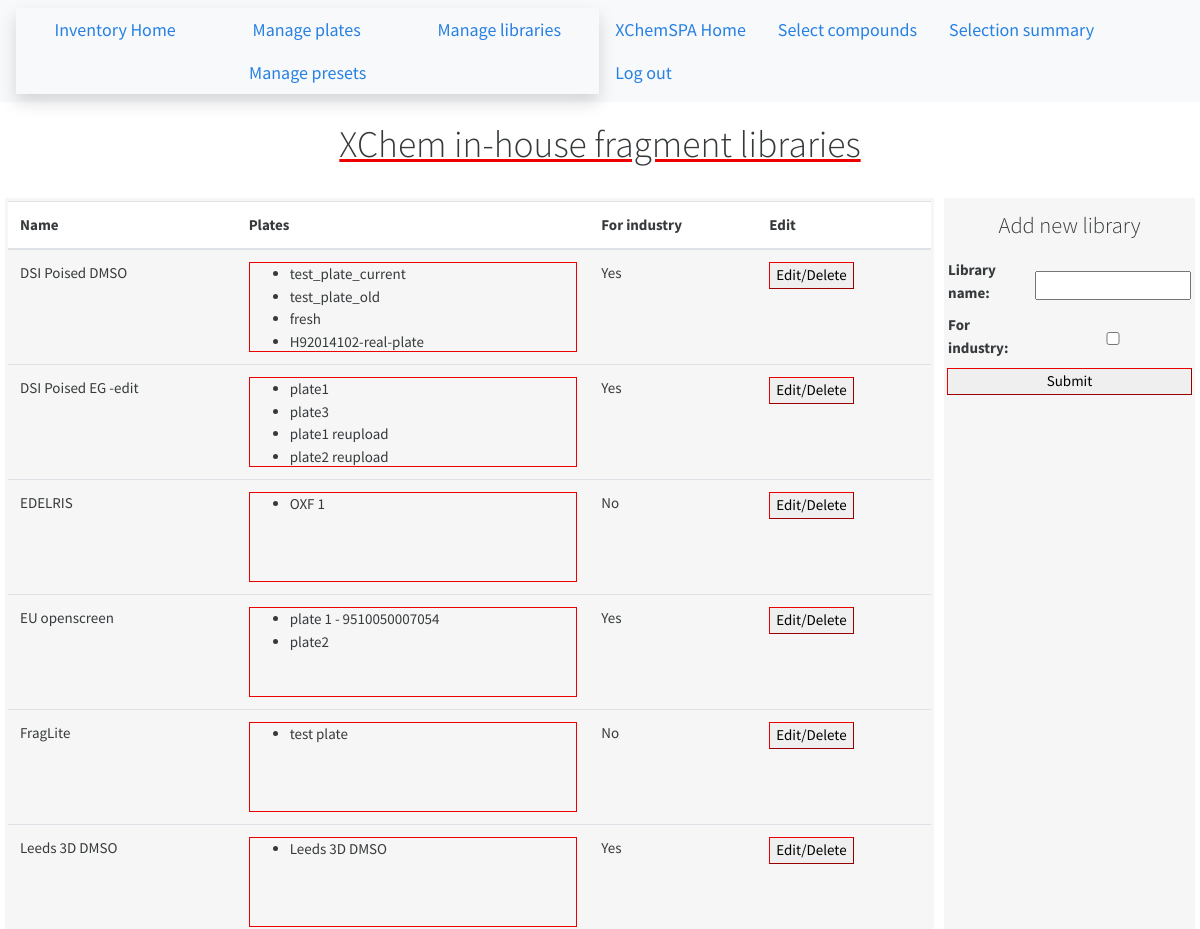
Page /inventory/libraries/ (upper part) on the earlier database version.
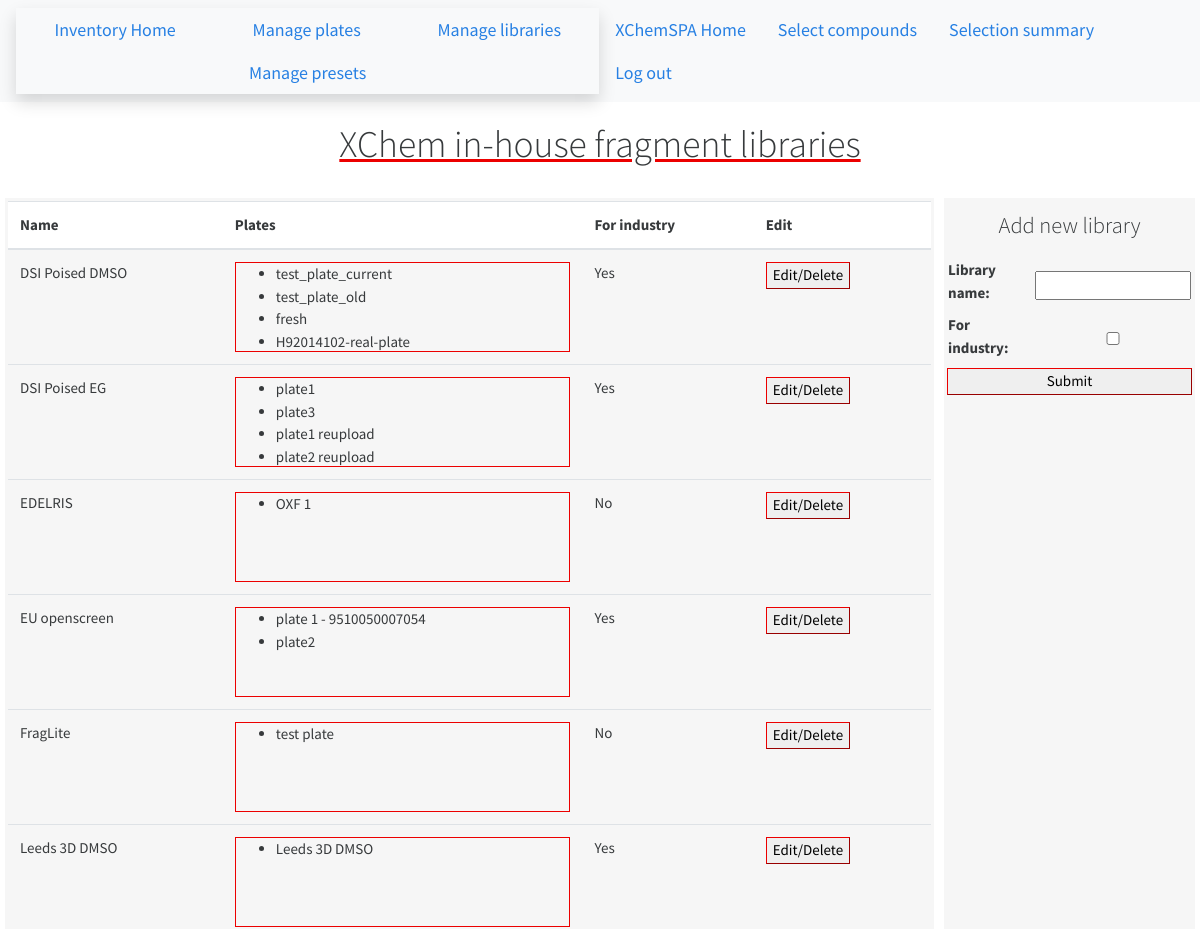
Same page on the later database version.
### API/models.py (models this page shows, shortened)
class Library(models.Model):
	name = models.CharField(max_length=100)
	for_industry = models.BooleanField(default=False)
	public = models.BooleanField(default=False)

### inventory/views.py (the view)
# urls.py: path("libraries/", views.libraries, name="libraries"),
def libraries(request):
	libraries = Library.objects.filter(public=True).order_by("name")
	library_form = LibraryForm()
	form_dict = {}
	for lib in libraries:
		form_dict[lib] = LibraryForm(initial={"name": lib.name, "for_industry": lib.for_industry})
	return render(request, "inventory/libraries.html", {"libraries": libraries, "library_form": library_form, "form_dict" : form_dict})

### inventory/forms.py
class LibraryForm(forms.Form):
	name = forms.CharField(label='Library name', required=True)
	for_industry = forms.BooleanField(label='For industry', required=False)

### inventory/templates/inventory/libraries.html (shortened to what this page needs)
{% extends "layout.html" %}
{% load static %}
	{% block main %}
	<main id="libraries">
		<h1>XChem in-house fragment libraries</h1>
		<section id="library-list">
			<table id="table" class="table">
				<thead>
					<th>Name</th>
					<th>Plates</th>
					<th>For industry</th>
					<th>Edit</th>
				</thead>
				<tbody>
					{% for library, form in form_dict.items %}
						<tr>
							<td>{{ library.name }}</td>
							<td>
								{% if library.plates.all|length > 0 %}
								<div class="list-in-table">
									<ul>
										{% for plate in library.plates.all %}
											<li>{{ plate.name }}</li>
											{% endfor %}
									</ul>
								</div>
								{% else %}
								No plates added yet <br>
								<a href="/inventory/plates">Create first plate</a>
								{% endif %}
							</td>
							<td>
								{% if library.for_industry %}
								Yes
								{% else %}
								No
								{% endif %}
							</td>
							<td><button onclick="showForm({{ library.id }})">Edit/Delete</button></td>
						</tr>
					{% endfor %}
				</tbody>
			</table>
		</section>
		<section id="upload-form">
			<h2>Add new library</h2>
			<form action="../add-library/" method="post">
				<table>
				{{ library_form.as_table }}
				</table>
				<input type="submit" value="Submit">
			</form>
		</section>
	</main>
	{% endblock %}

Differences in the rows shown:
changed Library: name "DSI Poised EG -edit" → "DSI Poised EG"
